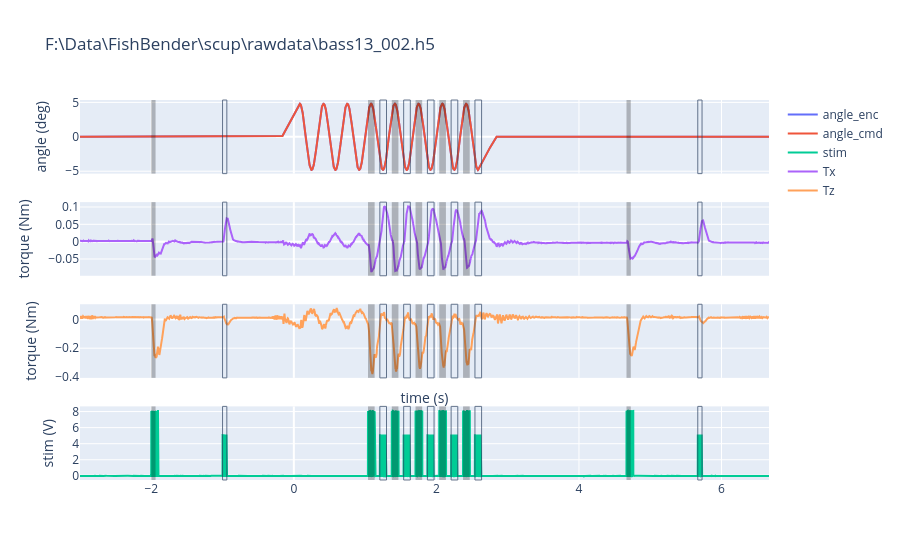

The notebook cell this image was saved under:
### Markdown cell above
# Plot results

### Code cell
fig = make_subplots(rows = 4, cols = 1,
                   shared_xaxes=True)
fig.add_trace(
    go.Scatter(x = t, y = angle_measured, mode="lines", name="angle_enc"),
    row=1, col=1)
fig.add_trace(
    go.Scatter(x = t, y = angle, mode="lines", name="angle_cmd"),
    row=1, col=1)
fig.add_trace(
    go.Scatter(x = t, y = aidata[6,:]*10, mode="lines", name="stim"),
    row=4, col=1)
fig.add_trace(
    go.Scatter(x = t, y = forcetorque[3,:], mode="lines", name="Tx"),
    row=2, col=1)
# fig.add_trace(
#     go.Scatter(x = t, y = forcetorque[1,:], mode="lines", name="Fy"),
#     row=4, col=1)
fig.add_trace(
    go.Scatter(x = t, y = forcetorque[5,:], mode="lines", name="Tz"),
    row=3, col=1)

for onoff in Lonoff:
    fig.add_vrect(x0 = onoff[0], x1=onoff[1], fillcolor="black", opacity=0.25, line_width=0,
                        row="all", col="all")

for onoff in Ronoff:
    fig.add_vrect(x0 = onoff[0], x1=onoff[1], opacity=0.7, line_width=1,
                      row="all", col="all")

fig.update_yaxes(title_text = "angle (deg)", row=1)
fig.update_yaxes(title_text = "torque (Nm)", row=2)
fig.update_yaxes(title_text = "torque (Nm)", row=3)
fig.update_yaxes(title_text = "stim (V)", row=4)
fig.update_xaxes(title_text = "time (s)", row=3)
fig.update_layout(title_text = bender.filename)

### Figure 1 — Plotly figure (JSON) as saved in the notebook; plotly's stock layout.template omitted (floating-point values rounded to 4 significant figures; data arrays with more than 128 entries replaced by an {"elided": "..."} marker saying what was removed)
{"data": [{"mode": "lines", "name": "angle_enc", "type": "scatter", "x": {"elided": "9667 float values"}, "xaxis": "x", "y": {"elided": "9667 float values"}, "yaxis": "y"}, {"mode": "lines", "name": "angle_cmd", "type": "scatter", "x": {"elided": "9667 float values"}, "xaxis": "x", "y": {"elided": "9667 float values"}, "yaxis": "y"}, {"mode": "lines", "name": "stim", "type": "scatter", "x": {"elided": "9667 float values"}, "xaxis": "x4", "y": {"elided": "9667 float values"}, "yaxis": "y4"}, {"mode": "lines", "name": "Tx", "type": "scatter", "x": {"elided": "9667 float values"}, "xaxis": "x2", "y": {"elided": "9667 float values"}, "yaxis": "y2"}, {"mode": "lines", "name": "Tz", "type": "scatter", "x": {"elided": "9667 float values"}, "xaxis": "x3", "y": {"elided": "9667 float values"}, "yaxis": "y3"}], "layout": {"shapes": [{"fillcolor": "black", "line": {"width": 0}, "opacity": 0.25, "type": "rect", "x0": 1.04, "x1": 1.133, "xref": "x", "y0": 0, "y1": 1, "yref": "y domain"}, {"fillcolor": "black", "line": {"width": 0}, "opacity": 0.25, "type": "rect", "x0": 1.04, "x1": 1.133, "xref": "x2", "y0": 0, "y1": 1, "yref": "y2 domain"}, {"fillcolor": "black", "line": {"width": 0}, "opacity": 0.25, "type": "rect", "x0": 1.04, "x1": 1.133, "xref": "x3", "y0": 0, "y1": 1, "yref": "y3 domain"}, {"fillcolor": "black", "line": {"width": 0}, "opacity": 0.25, "type": "rect", "x0": 1.04, "x1": 1.133, "xref": "x4", "y0": 0, "y1": 1, "yref": "y4 domain"}, {"fillcolor": "black", "line": {"width": 0}, "opacity": 0.25, "type": "rect", "x0": 1.374, "x1": 1.467, "xref": "x", "y0": 0, "y1": 1, "yref": "y domain"}, {"fillcolor": "black", "line": {"width": 0}, "opacity": 0.25, "type": "rect", "x0": 1.374, "x1": 1.467, "xref": "x2", "y0": 0, "y1": 1, "yref": "y2 domain"}, {"fillcolor": "black", "line": {"width": 0}, "opacity": 0.25, "type": "rect", "x0": 1.374, "x1": 1.467, "xref": "x3", "y0": 0, "y1": 1, "yref": "y3 domain"}, {"fillcolor": "black", "line": {"width": 0}, "opacity": 0.25, "type": "rect", "x0": 1.374, "x1": 1.467, "xref": "x4", "y0": 0, "y1": 1, "yref": "y4 domain"}, {"fillcolor": "black", "line": {"width": 0}, "opacity": 0.25, "type": "rect", "x0": 1.707, "x1": 1.8, "xref": "x", "y0": 0, "y1": 1, "yref": "y domain"}, {"fillcolor": "black", "line": {"width": 0}, "opacity": 0.25, "type": "rect", "x0": 1.707, "x1": 1.8, "xref": "x2", "y0": 0, "y1": 1, "yref": "y2 domain"}, {"fillcolor": "black", "line": {"width": 0}, "opacity": 0.25, "type": "rect", "x0": 1.707, "x1": 1.8, "xref": "x3", "y0": 0, "y1": 1, "yref": "y3 domain"}, {"fillcolor": "black", "line": {"width": 0}, "opacity": 0.25, "type": "rect", "x0": 1.707, "x1": 1.8, "xref": "x4", "y0": 0, "y1": 1, "yref": "y4 domain"}, {"fillcolor": "black", "line": {"width": 0}, "opacity": 0.25, "type": "rect", "x0": 2.04, "x1": 2.133, "xref": "x", "y0": 0, "y1": 1, "yref": "y domain"}, {"fillcolor": "black", "line": {"width": 0}, "opacity": 0.25, "type": "rect", "x0": 2.04, "x1": 2.133, "xref": "x2", "y0": 0, "y1": 1, "yref": "y2 domain"}, {"fillcolor": "black", "line": {"width": 0}, "opacity": 0.25, "type": "rect", "x0": 2.04, "x1": 2.133, "xref": "x3", "y0": 0, "y1": 1, "yref": "y3 domain"}, {"fillcolor": "black", "line": {"width": 0}, "opacity": 0.25, "type": "rect", "x0": 2.04, "x1": 2.133, "xref": "x4", "y0": 0, "y1": 1, "yref": "y4 domain"}, {"fillcolor": "black", "line": {"width": 0}, "opacity": 0.25, "type": "rect", "x0": 2.374, "x1": 2.467, "xref": "x", "y0": 0, "y1": 1, "yref": "y domain"}, {"fillcolor": "black", "line": {"width": 0}, "opacity": 0.25, "type": "rect", "x0": 2.374, "x1": 2.467, "xref": "x2", "y0": 0, "y1": 1, "yref": "y2 domain"}, {"fillcolor": "black", "line": {"width": 0}, "opacity": 0.25, "type": "rect", "x0": 2.374, "x1": 2.467, "xref": "x3", "y0": 0, "y1": 1, "yref": "y3 domain"}, {"fillcolor": "black", "line": {"width": 0}, "opacity": 0.25, "type": "rect", "x0": 2.374, "x1": 2.467, "xref": "x4", "y0": 0, "y1": 1, "yref": "y4 domain"}, {"fillcolor": "black", "line": {"width": 0}, "opacity": 0.25, "type": "rect", "x0": -2, "x1": -1.94, "xref": "x", "y0": 0, "y1": 1, "yref": "y domain"}, {"fillcolor": "black", "line": {"width": 0}, "opacity": 0.25, "type": "rect", "x0": -2, "x1": -1.94, "xref": "x2", "y0": 0, "y1": 1, "yref": "y2 domain"}, {"fillcolor": "black", "line": {"width": 0}, "opacity": 0.25, "type": "rect", "x0": -2, "x1": -1.94, "xref": "x3", "y0": 0, "y1": 1, "yref": "y3 domain"}, {"fillcolor": "black", "line": {"width": 0}, "opacity": 0.25, "type": "rect", "x0": -2, "x1": -1.94, "xref": "x4", "y0": 0, "y1": 1, "yref": "y4 domain"}, {"fillcolor": "black", "line": {"width": 0}, "opacity": 0.25, "type": "rect", "x0": 4.667, "x1": 4.727, "xref": "x", "y0": 0, "y1": 1, "yref": "y domain"}, {"fillcolor": "black", "line": {"width": 0}, "opacity": 0.25, "type": "rect", "x0": 4.667, "x1": 4.727, "xref": "x2", "y0": 0, "y1": 1, "yref": "y2 domain"}, {"fillcolor": "black", "line": {"width": 0}, "opacity": 0.25, "type": "rect", "x0": 4.667, "x1": 4.727, "xref": "x3", "y0": 0, "y1": 1, "yref": "y3 domain"}, {"fillcolor": "black", "line": {"width": 0}, "opacity": 0.25, "type": "rect", "x0": 4.667, "x1": 4.727, "xref": "x4", "y0": 0, "y1": 1, "yref": "y4 domain"}, {"line": {"width": 1}, "opacity": 0.7, "type": "rect", "x0": 1.207, "x1": 1.3, "xref": "x", "y0": 0, "y1": 1, "yref": "y domain"}, {"line": {"width": 1}, "opacity": 0.7, "type": "rect", "x0": 1.207, "x1": 1.3, "xref": "x2", "y0": 0, "y1": 1, "yref": "y2 domain"}, {"line": {"width": 1}, "opacity": 0.7, "type": "rect", "x0": 1.207, "x1": 1.3, "xref": "x3", "y0": 0, "y1": 1, "yref": "y3 domain"}, {"line": {"width": 1}, "opacity": 0.7, "type": "rect", "x0": 1.207, "x1": 1.3, "xref": "x4", "y0": 0, "y1": 1, "yref": "y4 domain"}, {"line": {"width": 1}, "opacity": 0.7, "type": "rect", "x0": 1.541, "x1": 1.634, "xref": "x", "y0": 0, "y1": 1, "yref": "y domain"}, {"line": {"width": 1}, "opacity": 0.7, "type": "rect", "x0": 1.541, "x1": 1.634, "xref": "x2", "y0": 0, "y1": 1, "yref": "y2 domain"}, {"line": {"width": 1}, "opacity": 0.7, "type": "rect", "x0": 1.541, "x1": 1.634, "xref": "x3", "y0": 0, "y1": 1, "yref": "y3 domain"}, {"line": {"width": 1}, "opacity": 0.7, "type": "rect", "x0": 1.541, "x1": 1.634, "xref": "x4", "y0": 0, "y1": 1, "yref": "y4 domain"}, {"line": {"width": 1}, "opacity": 0.7, "type": "rect", "x0": 1.874, "x1": 1.967, "xref": "x", "y0": 0, "y1": 1, "yref": "y domain"}, {"line": {"width": 1}, "opacity": 0.7, "type": "rect", "x0": 1.874, "x1": 1.967, "xref": "x2", "y0": 0, "y1": 1, "yref": "y2 domain"}, {"line": {"width": 1}, "opacity": 0.7, "type": "rect", "x0": 1.874, "x1": 1.967, "xref": "x3", "y0": 0, "y1": 1, "yref": "y3 domain"}, {"line": {"width": 1}, "opacity": 0.7, "type": "rect", "x0": 1.874, "x1": 1.967, "xref": "x4", "y0": 0, "y1": 1, "yref": "y4 domain"}, {"line": {"width": 1}, "opacity": 0.7, "type": "rect", "x0": 2.207, "x1": 2.3, "xref": "x", "y0": 0, "y1": 1, "yref": "y domain"}, {"line": {"width": 1}, "opacity": 0.7, "type": "rect", "x0": 2.207, "x1": 2.3, "xref": "x2", "y0": 0, "y1": 1, "yref": "y2 domain"}, {"line": {"width": 1}, "opacity": 0.7, "type": "rect", "x0": 2.207, "x1": 2.3, "xref": "x3", "y0": 0, "y1": 1, "yref": "y3 domain"}, {"line": {"width": 1}, "opacity": 0.7, "type": "rect", "x0": 2.207, "x1": 2.3, "xref": "x4", "y0": 0, "y1": 1, "yref": "y4 domain"}, {"line": {"width": 1}, "opacity": 0.7, "type": "rect", "x0": 2.541, "x1": 2.634, "xref": "x", "y0": 0, "y1": 1, "yref": "y domain"}, {"line": {"width": 1}, "opacity": 0.7, "type": "rect", "x0": 2.541, "x1": 2.634, "xref": "x2", "y0": 0, "y1": 1, "yref": "y2 domain"}, {"line": {"width": 1}, "opacity": 0.7, "type": "rect", "x0": 2.541, "x1": 2.634, "xref": "x3", "y0": 0, "y1": 1, "yref": "y3 domain"}, {"line": {"width": 1}, "opacity": 0.7, "type": "rect", "x0": 2.541, "x1": 2.634, "xref": "x4", "y0": 0, "y1": 1, "yref": "y4 domain"}, {"line": {"width": 1}, "opacity": 0.7, "type": "rect", "x0": -1, "x1": -0.94, "xref": "x", "y0": 0, "y1": 1, "yref": "y domain"}, {"line": {"width": 1}, "opacity": 0.7, "type": "rect", "x0": -1, "x1": -0.94, "xref": "x2", "y0": 0, "y1": 1, "yref": "y2 domain"}, {"line": {"width": 1}, "opacity": 0.7, "type": "rect", "x0": -1, "x1": -0.94, "xref": "x3", "y0": 0, "y1": 1, "yref": "y3 domain"}, {"line": {"width": 1}, "opacity": 0.7, "type": "rect", "x0": -1, "x1": -0.94, "xref": "x4", "y0": 0, "y1": 1, "yref": "y4 domain"}, {"line": {"width": 1}, "opacity": 0.7, "type": "rect", "x0": 5.667, "x1": 5.727, "xref": "x", "y0": 0, "y1": 1, "yref": "y domain"}, {"line": {"width": 1}, "opacity": 0.7, "type": "rect", "x0": 5.667, "x1": 5.727, "xref": "x2", "y0": 0, "y1": 1, "yref": "y2 domain"}, {"line": {"width": 1}, "opacity": 0.7, "type": "rect", "x0": 5.667, "x1": 5.727, "xref": "x3", "y0": 0, "y1": 1, "yref": "y3 domain"}, {"line": {"width": 1}, "opacity": 0.7, "type": "rect", "x0": 5.667, "x1": 5.727, "xref": "x4", "y0": 0, "y1": 1, "yref": "y4 domain"}], "title": {"text": "F:\\Data\\FishBender\\scup\\rawdata\\bass13_002.h5"}, "xaxis": {"anchor": "y", "domain": [0, 1], "matches": "x4", "showticklabels": false}, "xaxis2": {"anchor": "y2", "domain": [0, 1], "matches": "x4", "showticklabels": false}, "xaxis3": {"anchor": "y3", "domain": [0, 1], "matches": "x4", "showticklabels": false, "title": {"text": "time (s)"}}, "xaxis4": {"anchor": "y4", "domain": [0, 1]}, "yaxis": {"anchor": "x", "domain": [0.8063, 1], "title": {"text": "angle (deg)"}}, "yaxis2": {"anchor": "x2", "domain": [0.5375, 0.7312], "title": {"text": "torque (Nm)"}}, "yaxis3": {"anchor": "x3", "domain": [0.2687, 0.4625], "title": {"text": "torque (Nm)"}}, "yaxis4": {"anchor": "x4", "domain": [0, 0.1938], "title": {"text": "stim (V)"}}}}
